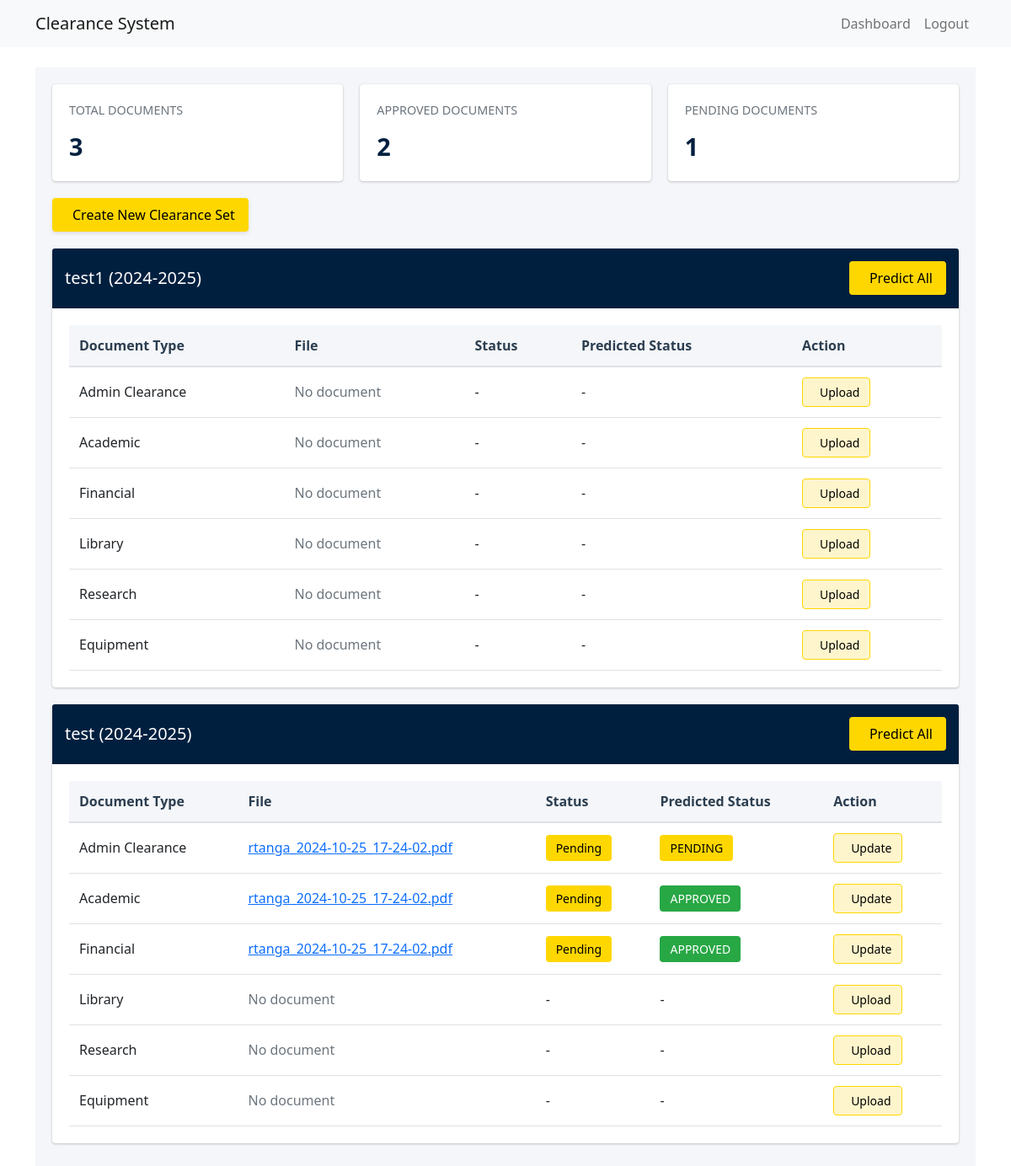
/faculty_dashboard/ (signed in), run on the app's committed database.
### clearance/models.py (models this page shows, shortened)
class ClearanceSet(models.Model):
    faculty = models.ForeignKey(settings.AUTH_USER_MODEL, on_delete=models.CASCADE, related_name='clearance_sets')
    name = models.CharField(max_length=100)
    academic_year = models.CharField(max_length=9)  # Format: "YYYY-YYYY"
    created_at = models.DateTimeField(auto_now_add=True)
    class Meta:
        unique_together = ('faculty', 'name')

class Document(models.Model):
    CLEARANCE_TYPES = [
        ('ADMIN', 'Admin Clearance'),
        ('ACADEMIC', 'Academic'),
        ('FINANCIAL', 'Financial'),
        ('LIBRARY', 'Library'),
        ('RESEARCH', 'Research'),
        ('EQUIPMENT', 'Equipment'),
    ]
    CLEARANCE_STATUS = [
        ('PENDING', 'Pending'),
        ('APPROVED', 'Approved'),
        ('REJECTED', 'Rejected'),
    ]
    clearance_set = models.ForeignKey(ClearanceSet, on_delete=models.CASCADE, related_name='documents')
    clearance_type = models.CharField(max_length=20, choices=CLEARANCE_TYPES)
    file = models.FileField(upload_to='documents/')
    file_name = models.CharField(max_length=255)
    clearance_status = models.CharField(max_length=20, choices=CLEARANCE_STATUS, default='PENDING')
    predicted_status = models.CharField(max_length=20, blank=True, null=True)
    uploaded_at = models.DateTimeField(auto_now_add=True)

### clearance/views.py (the view)
# urls.py: path('faculty_dashboard/', views.faculty_dashboard, name='faculty_dashboard'),
@login_required
@user_passes_test(lambda u: u.is_faculty)
def faculty_dashboard(request):
    clearance_sets = ClearanceSet.objects.filter(faculty=request.user).order_by('-created_at')
    total_documents = Document.objects.filter(clearance_set__faculty=request.user).count()
    approved_documents = Document.objects.filter(
        clearance_set__faculty=request.user,
        predicted_status='APPROVED'
    ).count()
    pending_documents = Document.objects.filter(
        clearance_set__faculty=request.user,
        predicted_status='PENDING'
    ).count()
    context = {
        'clearance_sets': clearance_sets,
        'clearance_types': dict(Document.CLEARANCE_TYPES),
        'total_documents': total_documents,
        'approved_documents': approved_documents,
        'pending_documents': pending_documents,
    }
    return render(request, 'clearance/faculty_dashboard.html', context)

### clearance/templatetags/clearance_filters.py (called while the page is built)
@register.filter
def get_document(clearance_set, clearance_type):
    return clearance_set.documents.filter(clearance_type=clearance_type).first()

### clearance/templates/clearance/faculty_dashboard.html (shortened to what this page needs)
{% extends 'clearance/base.html' %}
{% load static %}
{% load clearance_filters %}
{% block content %}
<div class="dashboard-container">
    <div class="stats-cards">
        <div class="stat-card">
            <div class="stat-card-title">Total Documents</div>
            <div class="stat-card-value">{{ total_documents }}</div>
        </div>
        <div class="stat-card">
            <div class="stat-card-title">Approved Documents</div>
            <div class="stat-card-value">{{ approved_documents }}</div>
        </div>
        <div class="stat-card">
            <div class="stat-card-title">Pending Documents</div>
            <div class="stat-card-value">{{ pending_documents }}</div>
        </div>
    </div>
    <div style="margin-bottom: 20px;">
        <a href="{% url 'create_new_set' %}" class="btn btn-primary">
             Create New Clearance Set
        </a>
    </div>
    {% for clearance_set in clearance_sets %}
    <div class="clearance-set-card">
        <div class="card-header">
            <h3 class="card-title">
                {{ clearance_set.name }} ({{ clearance_set.academic_year }})
            </h3>
            <button class="btn btn-primary predict-all" data-set-id="{{ clearance_set.id }}">
                 Predict All
            </button>
        </div>
        <div class="card-body">
            <div class="table-responsive">
                <table class="table">
                    <thead>
                        <tr>
                            <th>Document Type</th>
                            <th>File</th>
                            <th>Status</th>
                            <th>Predicted Status</th>
                            <th>Action</th>
                        </tr>
                    </thead>
                    <tbody>
                        {% for clearance_type, clearance_name in clearance_types.items %}
                            {% with document=clearance_set|get_document:clearance_type %}
                            <tr>
                                <td>
                                     {{ clearance_name }}
                                </td>
                                {% if document %}
                                    <td>
                                        <a href="{{ document.file.url }}" target="_blank" class="text-primary">
                                             {{ document.file_name }}
                                        </a>
                                    </td>
                                    <td>
                                        <span class="status-badge status-{{ document.clearance_status }}">
                                            {{ document.get_clearance_status_display }}
                                        </span>
                                    </td>
                                    <td>
                                        <span class="status-badge status-{{ document.predicted_status }}">
                                            {{ document.predicted_status }}
                                        </span>
                                    </td>
                                {% else %}
                                    <td><span class="text-muted">No document</span></td>
                                    <td>-</td>
                                    <td>-</td>
                                {% endif %}
                                <td>
                                    <a href="{% url 'upload_document' set_id=clearance_set.id clearance_type=clearance_type %}"
                                       class="btn btn-action">
                                        {% if document %}Update{% else %}Upload{% endif %}
                                    </a>
                                </td>
                            </tr>
                            {% endwith %}
                        {% endfor %}
                    </tbody>
                </table>
            </div>
        </div>
    </div>
    {% endfor %}
</div>
{% endblock %}

### clearance/templates/clearance/base.html (shortened to what this page needs)
<!DOCTYPE html>
<html lang="en">
<head>
    <link href="https://cdn.jsdelivr.net/npm/bootstrap@5.1.3/dist/css/bootstrap.min.css" rel="stylesheet">
</head>
<body>
    <nav class="navbar navbar-expand-lg navbar-light bg-light">
        <div class="container">
            <a class="navbar-brand" href="/">Clearance System</a>
            <div class="collapse navbar-collapse" id="navbarNav">
                <ul class="navbar-nav ms-auto">
                    {% if user.is_authenticated %}
                        {% if user.is_faculty %}
                            <li class="nav-item">
                                <a class="nav-link" href="{% url 'faculty_dashboard' %}">Dashboard</a>
                            </li>
                        {% elif user.is_admin %}
                            <li class="nav-item">
                                <a class="nav-link" href="{% url 'admin_dashboard' %}">Dashboard</a>
                            </li>
                        {% endif %}
                        <li class="nav-item">
                            <a class="nav-link" href="{% url 'logout' %}">Logout</a>
                        </li>
                    {% endif %}
                </ul>
            </div>
        </div>
    </nav>
    <div class="container mt-4">
        {% block content %}
        {% endblock %}
    </div>
</body>
</html>

### clearance/templates/clearance/faculty_dashboard.html (style rules this page uses)
.dashboard-container { background-color: #f4f6f9; min-height: 100vh; padding: 20px; }
.stats-cards { display: grid; grid-template-columns: repeat(auto-fit, minmax(250px, 1fr)); gap: 20px; margin-bottom: 20px; }
.stat-card { background-color: white; border-radius: 0.25rem; padding: 20px; box-shadow: 0 0 1px rgba(0,0,0,.125), 0 1px 3px rgba(0,0,0,.2); }
.stat-card-title { color: #6c757d; font-size: 0.9rem; text-transform: uppercase; margin-bottom: 10px; }
.stat-card-value { font-size: 1.8rem; font-weight: 600; color: #001f3f; }
.clearance-set-card { background-color: white; border-radius: 0.25rem; box-shadow: 0 0 1px rgba(0,0,0,.125), 0 1px 3px rgba(0,0,0,.2); margin-bottom: 20px; animation: slideIn 0.3s ease-out; }
.card-header { background-color: #001f3f; color: white; padding: 15px; border-top-left-radius: 0.25rem; border-top-right-radius: 0.25rem; display: flex; justify-content: space-between; align-items: center; }
.card-title { margin: 0; font-size: 1.25rem; font-weight: 500; }
.card-body { padding: 20px; }
.table { width: 100%; margin-bottom: 0; background-color: transparent; border-collapse: collapse; }
.table th { background-color: #f4f6f9; color: #2c3e50; font-weight: 600; padding: 12px; border-bottom: 2px solid #dee2e6; }
.table td { padding: 12px; vertical-align: middle; border-bottom: 1px solid #dee2e6; }
.status-badge { padding: 6px 12px; border-radius: 4px; font-size: 0.875rem; font-weight: 500; }
.status-APPROVED { background-color: #28a745; color: white; }
.status-PENDING { background-color: #ffd700; color: black; }
.btn { padding: 8px 16px; border-radius: 4px; font-weight: 500; cursor: pointer; transition: all 0.3s ease; display: inline-flex; align-items: center; gap: 8px; text-decoration: none; border: none; }
.btn-primary { background-color: #ffd700; color: #000; box-shadow: 0 2px 4px rgba(0, 0, 0, 0.1); }
.btn-action { background-color: #fff5cc; color: #000; border: 1px solid #ffd700; padding: 6px 12px; font-size: 0.875rem; }

### data on the page
ClearanceSet: name "test1", academic_year "2024-2025", clearance_types "Admin Clearance" "Academic" "Financial" "Library" "Research" "Equipment"
ClearanceSet: name "test", academic_year "2024-2025", clearance_types "Admin Clearance" "Academic" "Financial" "Library" "Research" "Equipment"
Document: file_name "rtanga_2024-10-25_17-24-02.pdf", clearance_status "Pending", predicted_status "PENDING"
Document: file_name "rtanga_2024-10-25_17-24-02.pdf", clearance_status "Pending", predicted_status "APPROVED"
Document: file_name "rtanga_2024-10-25_17-24-02.pdf", clearance_status "Pending", predicted_status "APPROVED"

### other printed values
{{ total_documents }} "3"
{{ approved_documents }} "2"
{{ pending_documents }} "1"
